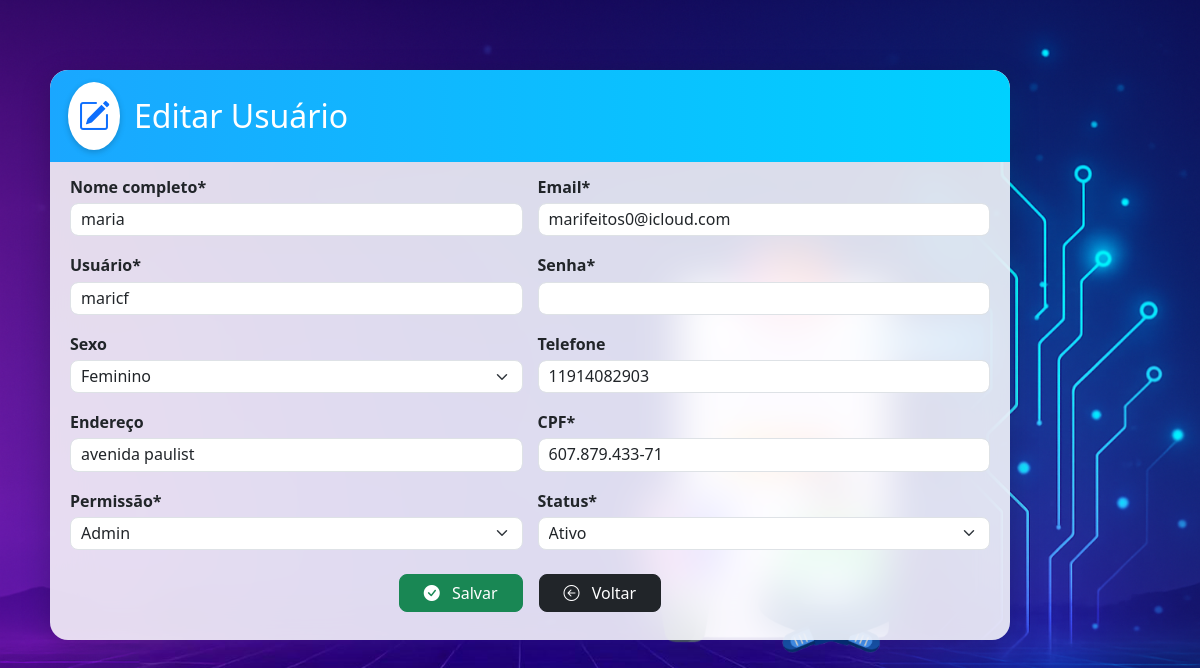
The page /editar/12 on the database its author committed.
### tables this page shows
CREATE TABLE usuarios (
    id INTEGER PRIMARY KEY AUTOINCREMENT,
    nome TEXT NOT NULL,
    email TEXT NOT NULL,
    usuario TEXT NOT NULL,
    senha TEXT NOT NULL,
    sexo TEXT,
    telefone TEXT,
    endereco TEXT,
    cpf TEXT NOT NULL,
    permissao TEXT NOT NULL,
    status TEXT NOT NULL
);

### app.py (the view, shortened to what this page needs)
@app.route('/editar/<int:id>', methods=['GET', 'POST'])
def editar(id):
    if request.method == 'GET':
        with get_conn() as conn:
            cur = conn.cursor()
            cur.execute('SELECT * FROM usuarios WHERE id = ?', (id,))
            usuario = cur.fetchone()
        if not usuario:
            return redirect(url_for('index'))  # ou 404
        return render_template('edit.html', usuario=usuario)

### app.py (called while the page is built)
def get_conn():
    return sqlite3.connect('database.db')

### templates/edit.html (shortened to what this page needs)
{% extends 'base.html' %}
{% block content %}
<div class="card-edit">
  <div class="custom-header">
    <i class="bi bi-pencil-square header-icon"></i>
    <h2 class="mb-0">Editar Usuário</h2>
  </div>
  <div class="edit-scroll">
    <form method="POST" action="{{ url_for('editar', id=usuario[0]) }}">
      <div class="form-grid">
        <div class="campo">
          <label class="form-label">Nome completo*</label>
          <input type="text" name="nome" class="form-control"
                 value="{{ (usuario[1] if usuario else '') | default('') }}" required>
        </div>
        <div class="campo">
          <label class="form-label">Email*</label>
          <input type="email" name="email" class="form-control"
                 value="{{ (usuario[2] if usuario else '') | default('') }}" required>
        </div>
        <div class="campo">
          <label class="form-label">Usuário*</label>
          <input type="text" name="usuario" class="form-control"
                 value="{{ (usuario[3] if usuario else '') | default('') }}" required>
        </div>
        <div class="campo">
          <label for="senha" class="form-label">Senha*</label>
          <div class="input-with-eye">
            <input
              type="password"
              name="senha"
              class="form-control"
              id="senha"
              required
              minlength="6"
              maxlength="8"
              pattern="^(?=.*[a-z])(?=.*[A-Z])(?=.*\d)(?=.*[^A-Za-z0-9]).{6,8}$"
              title="A senha deve ter de 6 a 8 caracteres e conter: 1 maiúscula, 1 minúscula, 1 número e 1 símbolo."
              autocomplete="new-password"
            />
          </div>
        </div>
        <div class="campo">
          <label class="form-label">Sexo</label>
          {% set sexo_val = (usuario[5] if usuario else '') %}
          <select name="sexo" class="form-select">
            <option value="Feminino"  {{ 'selected' if sexo_val=='Feminino'  else '' }}>Feminino</option>
          </select>
        </div>
        <div class="campo">
          <label class="form-label">Telefone</label>
          <input type="tel" name="telefone" class="form-control"
                 value="{{ (usuario[6] if usuario else '') | default('') }}">
        </div>
        <div class="campo">
          <label class="form-label">Endereço</label>
          <input type="text" name="endereco" class="form-control"
                 value="{{ (usuario[7] if usuario else '') | default('') }}">
        </div>
        <div class="campo">
          <label class="form-label">CPF*</label>
          <input type="text" name="cpf" class="form-control"
                 value="{{ (usuario[8] if usuario else '') | default('') }}" required>
        </div>
        <div class="campo">
          <label class="form-label">Permissão*</label>
          {% set perm_val = (usuario[9] if usuario else '') %}
          <select name="permissao" class="form-select" required>
            <option value="Admin"   {{ 'selected' if perm_val=='Admin'   else '' }}>Admin</option>
          </select>
        </div>
        <div class="campo">
          <label class="form-label">Status*</label>
          {% set status_val = (usuario[10] if usuario else '') %}
          <select name="status" class="form-select" required>
            <option value="Ativo"   {{ 'selected' if status_val=='Ativo'   else '' }}>Ativo</option>
          </select>
        </div>
      </div>
      <div class="text-center mt-4 d-flex justify-content-center gap-3">
        <button type="submit" class="btn btn-success btn-custom px-4">
          <i class="bi bi-check-circle-fill me-2"></i> Salvar
        </button>
        <a href="{{ url_for('index') }}" class="btn btn-dark btn-custom px-4">
          <i class="bi bi-arrow-left-circle me-2"></i> Voltar
        </a>
      </div>
    </form>
  </div>
</div>
{% endblock %}

### static/style.css (style rules this page uses)
body { font-family: 'Segoe UI', Tahoma, Geneva, Verdana, sans-serif; background-image: url('/static/img/background-cadastro.jpg'); background-size: cover; background-position: center; background-repeat: no-repeat; min-height: 100vh; margin: 0; }
.header-icon { font-size: 2rem; background: white; color: #0d6efd; padding: 10px; border-radius: 50%; box-shadow: 0 2px 6px rgba(0,0,0,0.2); }
.btn { border-radius: 8px; transition: all 0.3s ease; }
input.form-control, select.form-select { border-radius: 8px; box-shadow: none !important; }
html, body { height: 100%; overflow: hidden; }
.form-grid { display: grid; grid-template-columns: minmax(280px,1fr) minmax(280px,1fr); column-gap: var(--col-gap); row-gap: var(--row-gap); }
.form-grid label { display: inline-block; margin: 0 0 4px; font-weight: 600; line-height: 1.2; }
.form-grid input, .form-grid select { height: var(--inp-h); padding: 6px 10px; line-height: 1.2; width: 100%; }
.campo { display:flex; flex-direction:column; }
.input-with-eye { position: relative; }
.input-with-eye .form-control { padding-right: 42px; }
.form-grid input.form-control, .form-grid select.form-select { height: var(--inp-h); line-height: 1.2; }
.card-edit { position: fixed; top: 70px; left: clamp(50px, 18vw, 0px); width: min(960px, 92vw); --bottom-gap: 160px; height: calc(100vh - 70px - var(--bottom-gap)); background: rgba(255,255,255,0.85); backdrop-filter: blur(20px); border-radius: 18px; box-shadow: 0 8px 30px rgba(0,0,0,0.2); display: flex; flex-direction: column; overflow: hidden; }
.card-edit .custom-header { display:flex; align-items:center; gap:14px; color:#fff; font-weight:700; font-size:1.6rem; background: linear-gradient(90deg,#1aa7ff,#00d1ff); border-radius: 18px 18px 0 0; padding: 12px 18px; }
.edit-scroll { flex: 1 1 auto; min-height: 0; overflow: auto; padding: 16px 20px; }

### templates/edit.html (style rules this page uses)
.page-edit .form-grid { display: grid; grid-template-columns: 1fr 1fr; gap: 20px 15px; }
.page-edit .form-label { margin-bottom: 6px; }

### rows shown on the page
usuarios: nome "maria", email "marifeitos0@icloud.com", usuario "maricf", telefone "11914082903", endereco "avenida paulist", cpf "607.879.433-71"
